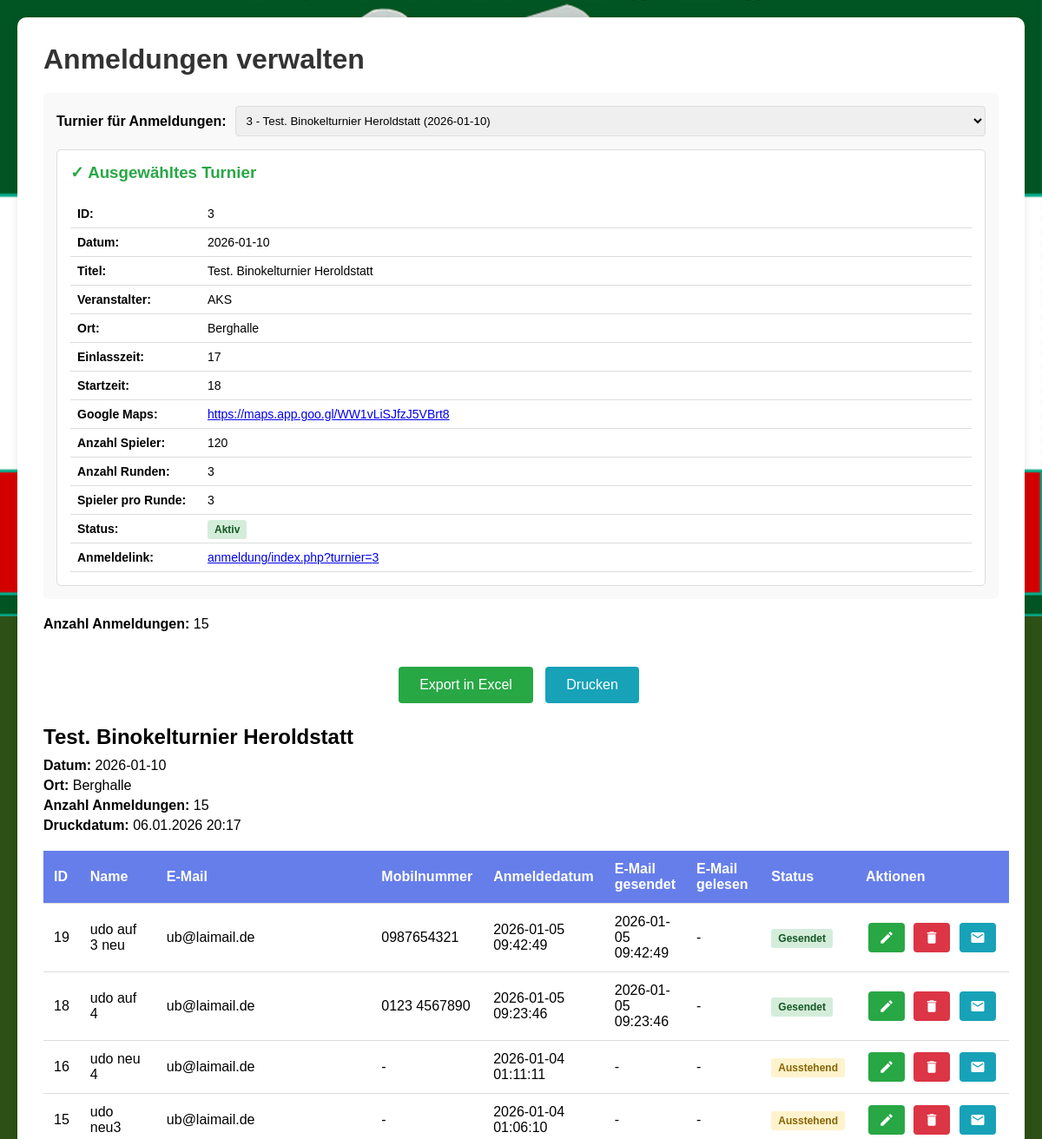
Page /anmeldung/verwaltung.php (upper part) on the earlier database version.
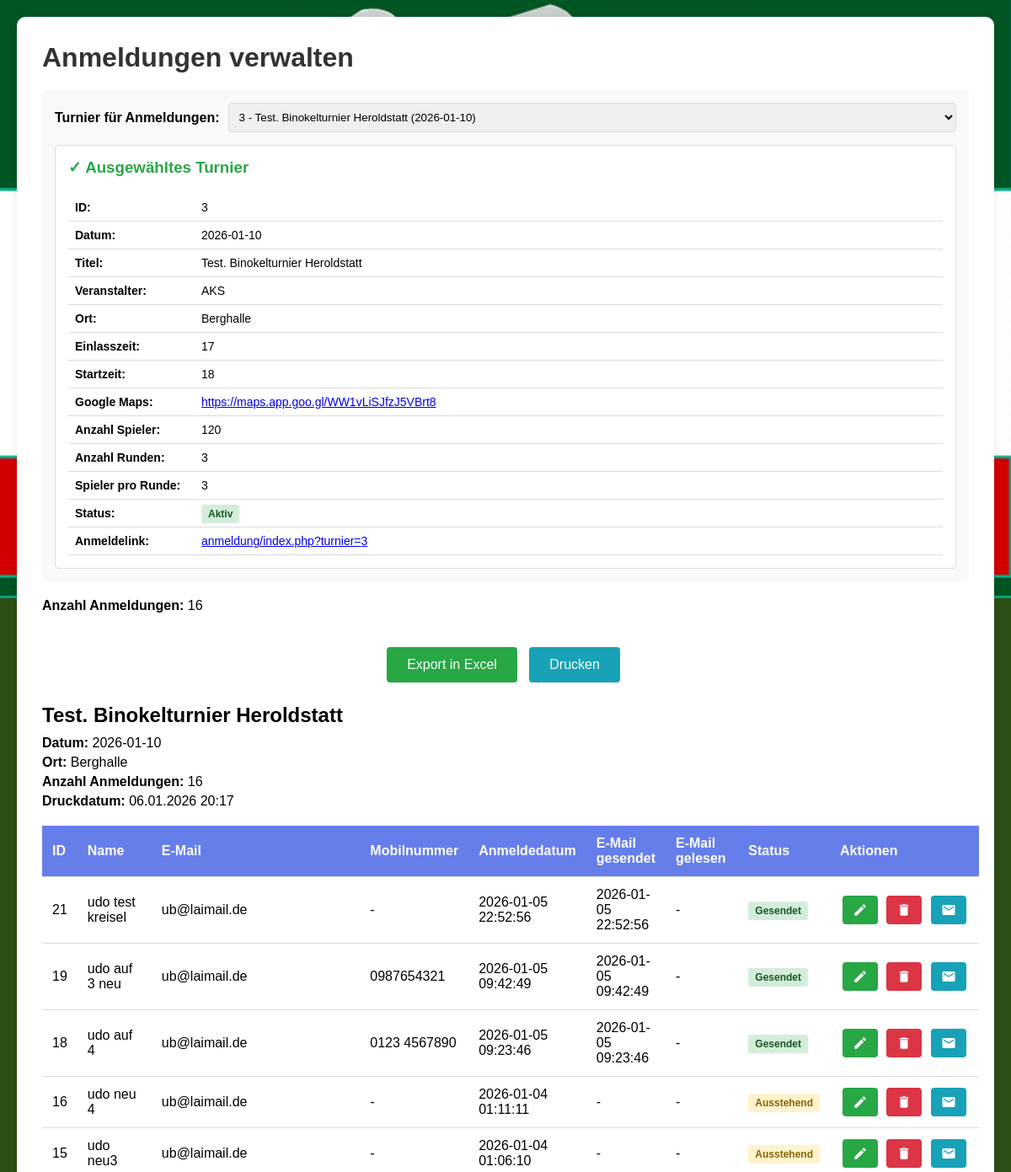
Same page on the later database version.
### tables this page shows
CREATE TABLE config (
        schluessel TEXT PRIMARY KEY,
        wert TEXT
    );

CREATE TABLE turnier (
        id INTEGER PRIMARY KEY AUTOINCREMENT,
        datum TEXT NOT NULL,
        titel TEXT NOT NULL,
        veranstalter TEXT NOT NULL,
        ort TEXT NOT NULL,
        erstellt_am TEXT DEFAULT CURRENT_TIMESTAMP,
        aktiv INTEGER DEFAULT 1
    , anzahl_spieler INTEGER DEFAULT 0, anzahl_runden INTEGER DEFAULT 3, spieler_pro_runde INTEGER DEFAULT 3, aktive_runde INTEGER DEFAULT NULL, aktive_ergebnis_runde INTEGER DEFAULT NULL, googlemaps_link TEXT DEFAULT NULL, startzeit TEXT DEFAULT NULL, einlasszeit TEXT DEFAULT NULL);

CREATE TABLE anmeldungen (
        id INTEGER PRIMARY KEY AUTOINCREMENT,
        anmeldedatum TEXT NOT NULL,
        name TEXT NOT NULL,
        email TEXT NOT NULL
    , tracking_code TEXT, email_gesendet TEXT, email_gelesen TEXT, mobilnummer TEXT, turnier_id INTEGER DEFAULT NULL);

### turnier/config.php (called while the page is built, shortened)
<?php
function getAllTurniere() {
    $db = getDB();
    $stmt = $db->query("SELECT * FROM turnier ORDER BY datum DESC, id DESC");
    return $stmt->fetchAll(PDO::FETCH_ASSOC);
}
function getTurnierById($id) {
    $db = getDB();
    $stmt = $db->prepare("SELECT * FROM turnier WHERE id = ?");
    $stmt->execute([$id]);
    return $stmt->fetch(PDO::FETCH_ASSOC);
}

### anmeldung/verwaltung.php (the view, shortened to what this page needs)
<?php
require_once __DIR__ . '/config.php';
require_once __DIR__ . '/../turnier/config.php';
$db = getDB();
$selectedTurnierId = null;
try {
    $stmt = $db->prepare("SELECT wert FROM config WHERE schluessel = ?");
    $stmt->execute(['default_turnier_id']);
    $result = $stmt->fetch(PDO::FETCH_ASSOC);
    if ($result && !empty($result['wert'])) {
        $selectedTurnierId = intval($result['wert']);
    }
} catch (PDOException $e) {
}
$selectedTurnier = null;
if ($selectedTurnierId) {
    $selectedTurnier = getTurnierById($selectedTurnierId);
}
$alleTurniere = getAllTurniere();
if ($selectedTurnierId) {
    $stmt = $db->prepare("SELECT * FROM anmeldungen WHERE turnier_id = ? ORDER BY anmeldedatum DESC");
    $stmt->execute([$selectedTurnierId]);
    $anmeldungen = $stmt->fetchAll(PDO::FETCH_ASSOC);
} else {
    $anmeldungen = [];
}
?>
<!DOCTYPE html>
<html lang="de">
<head>
</head>
<body>
    <div class="container">
        <h1>Anmeldungen verwalten</h1>
        <div style="margin-bottom: 20px; padding: 15px; background: #f9f9f9; border-radius: 5px;">
            <form method="POST" id="turnier-auswahl-form" style="display: flex; align-items: center; gap: 10px;">
                <label for="turnier_id" style="font-weight: bold;">Turnier für Anmeldungen:</label>
                <select name="turnier_id" id="turnier_id" onchange="document.getElementById('turnier-auswahl-form').submit();" style="flex: 1; padding: 8px; border: 1px solid #ddd; border-radius: 4px;">
                    <?php foreach ($alleTurniere as $turnier): ?>
                        <option value="<?php echo $turnier['id']; ?>" <?php echo ($selectedTurnierId == $turnier['id']) ? 'selected' : ''; ?>>
                            <?php echo htmlspecialchars($turnier['id'] . ' - ' . $turnier['titel'] . ' (' . $turnier['datum'] . ')'); ?>
                        </option>
                    <?php endforeach; ?>
                </select>
            </form>
            <?php if ($selectedTurnier): ?>
                <div style="margin-top: 15px; padding: 15px; background: white; border: 1px solid #ddd; border-radius: 5px;">
                    <h3 style="margin-top: 0; margin-bottom: 15px; color: #28a745;">✓ Ausgewähltes Turnier</h3>
                    <table style="width: 100%; border-collapse: collapse; font-size: 14px;">
                        <tr>
                            <td style="padding: 8px; font-weight: bold; width: 150px; vertical-align: top;">ID:</td>
                            <td style="padding: 8px;"><?php echo htmlspecialchars($selectedTurnier['id']); ?></td>
                        </tr>
                        <tr>
                            <td style="padding: 8px; font-weight: bold; vertical-align: top;">Datum:</td>
                            <td style="padding: 8px;"><?php echo htmlspecialchars($selectedTurnier['datum']); ?></td>
                        </tr>
                        <tr>
                            <td style="padding: 8px; font-weight: bold; vertical-align: top;">Titel:</td>
                            <td style="padding: 8px;"><?php echo htmlspecialchars($selectedTurnier['titel']); ?></td>
                        </tr>
                        <tr>
                            <td style="padding: 8px; font-weight: bold; vertical-align: top;">Veranstalter:</td>
                            <td style="padding: 8px;"><?php echo htmlspecialchars($selectedTurnier['veranstalter']); ?></td>
                        </tr>
                        <tr>
                            <td style="padding: 8px; font-weight: bold; vertical-align: top;">Ort:</td>
                            <td style="padding: 8px;"><?php echo htmlspecialchars($selectedTurnier['ort']); ?></td>
                        </tr>
                        <tr>
                            <td style="padding: 8px; font-weight: bold; vertical-align: top;">Einlasszeit:</td>
                            <td style="padding: 8px;"><?php echo !empty($selectedTurnier['einlasszeit']) ? htmlspecialchars($selectedTurnier['einlasszeit']) : '<em style="color: #999;">nicht angegeben</em>'; ?></td>
                        </tr>
                        <tr>
                            <td style="padding: 8px; font-weight: bold; vertical-align: top;">Startzeit:</td>
                            <td style="padding: 8px;"><?php echo !empty($selectedTurnier['startzeit']) ? htmlspecialchars($selectedTurnier['startzeit']) : '<em style="color: #999;">nicht angegeben</em>'; ?></td>
                        </tr>
                        <tr>
                            <td style="padding: 8px; font-weight: bold; vertical-align: top;">Google Maps:</td>
                            <td style="padding: 8px;">
                                <?php if (!empty($selectedTurnier['googlemaps_link'])): ?>
                                    <a href="<?php echo htmlspecialchars($selectedTurnier['googlemaps_link']); ?>" target="_blank"><?php echo htmlspecialchars($selectedTurnier['googlemaps_link']); ?></a>
                                <?php else: ?>
                                    <em style="color: #999;">nicht angegeben</em>
                                <?php endif; ?>
                            </td>
                        </tr>
                        <tr>
                            <td style="padding: 8px; font-weight: bold; vertical-align: top;">Anzahl Spieler:</td>
                            <td style="padding: 8px;"><?php echo htmlspecialchars($selectedTurnier['anzahl_spieler'] ?? '0'); ?></td>
                        </tr>
                        <tr>
                            <td style="padding: 8px; font-weight: bold; vertical-align: top;">Anzahl Runden:</td>
                            <td style="padding: 8px;"><?php echo htmlspecialchars($selectedTurnier['anzahl_runden'] ?? '3'); ?></td>
                        </tr>
                        <tr>
                            <td style="padding: 8px; font-weight: bold; vertical-align: top;">Spieler pro Runde:</td>
                            <td style="padding: 8px;"><?php echo htmlspecialchars($selectedTurnier['spieler_pro_runde'] ?? '3'); ?></td>
                        </tr>
                        <tr>
                            <td style="padding: 8px; font-weight: bold; vertical-align: top;">Status:</td>
                            <td style="padding: 8px;">
                                <?php if ($selectedTurnier['aktiv'] == 1): ?>
                                    <span style="padding: 4px 8px; background: #d4edda; color: #155724; border-radius: 3px; font-size: 12px; font-weight: bold;">Aktiv</span>
                                <?php else: ?>
                                    <span style="padding: 4px 8px; background: #f8d7da; color: #721c24; border-radius: 3px; font-size: 12px; font-weight: bold;">Inaktiv</span>
                                <?php endif; ?>
                            </td>
                        </tr>
                        <tr>
                            <td style="padding: 8px; font-weight: bold; vertical-align: top;">Anmeldelink:</td>
                            <td style="padding: 8px;">
                                <a href="index.php?turnier=<?php echo $selectedTurnier['id']; ?>" target="_blank">anmeldung/index.php?turnier=<?php echo $selectedTurnier['id']; ?></a>
                            </td>
                        </tr>
                    </table>
                </div>
            <?php else: ?>
                <p style="margin-top: 10px; color: #dc3545; font-weight: bold;">
                    ⚠ Kein Turnier ausgewählt. Anmeldungen werden keinem Turnier zugeordnet.
                </p>
            <?php endif; ?>
        </div>
        <p><strong>Anzahl Anmeldungen:</strong> <?php echo count($anmeldungen); ?>
        </p>
        <?php if ($selectedTurnierId): ?>
            <div class="export-container export-container-top">
                <a href="?export=excel" class="btn-export">Export in Excel</a>
                <button onclick="druckeTeilnehmerliste()" class="btn-print">Drucken</button>
            </div>
        <?php endif; ?>
        <?php if (empty($anmeldungen) && $selectedTurnierId): ?>
            <p style="margin-top: 20px; color: #666; font-style: italic;">Keine Anmeldungen für dieses Turnier vorhanden.</p>
        <?php elseif (empty($anmeldungen) && !$selectedTurnierId): ?>
            <p style="margin-top: 20px; color: #dc3545; font-weight: bold;">Bitte wählen Sie ein Turnier aus, um die Anmeldungen zu sehen.</p>
        <?php else: ?>
        <div class="print-area">
            <?php if ($selectedTurnier): ?>
                <div style="margin-bottom: 20px; page-break-after: avoid;">
                    <h2 style="margin-bottom: 10px;"><?php echo htmlspecialchars($selectedTurnier['titel']); ?></h2>
                    <p style="margin: 5px 0;"><strong>Datum:</strong> <?php echo htmlspecialchars($selectedTurnier['datum']); ?></p>
                    <p style="margin: 5px 0;"><strong>Ort:</strong> <?php echo htmlspecialchars($selectedTurnier['ort']); ?></p>
                    <p style="margin: 5px 0;"><strong>Anzahl Anmeldungen:</strong> <?php echo count($anmeldungen); ?></p>
                    <p style="margin: 5px 0;"><strong>Druckdatum:</strong> <?php echo date('d.m.Y H:i'); ?></p>
                </div>
            <?php endif; ?>
        <table id="teilnehmerliste-tabelle">
            <thead>
                <tr>
                    <th>ID</th>
                    <th>Name</th>
                    <th>E-Mail</th>
                    <th>Mobilnummer</th>
                    <th>Anmeldedatum</th>
                    <th>E-Mail gesendet</th>
                    <th>E-Mail gelesen</th>
                    <th>Status</th>
                    <th>Aktionen</th>
                </tr>
            </thead>
            <tbody>
                <?php foreach ($anmeldungen as $anmeldung): ?>
                    <tr id="row-<?php echo $anmeldung['id']; ?>">
                        <td><?php echo htmlspecialchars($anmeldung['id']); ?></td>
                        <td class="name-<?php echo $anmeldung['id']; ?>"><?php echo htmlspecialchars($anmeldung['name']); ?></td>
                        <td class="email-<?php echo $anmeldung['id']; ?>"><?php echo htmlspecialchars($anmeldung['email']); ?></td>
                        <td><?php echo htmlspecialchars($anmeldung['mobilnummer'] ?? '-'); ?></td>
                        <td><?php echo htmlspecialchars($anmeldung['anmeldedatum'] ?? '-'); ?></td>
                        <td><?php echo htmlspecialchars($anmeldung['email_gesendet'] ?? '-'); ?></td>
                        <td><?php echo htmlspecialchars($anmeldung['email_gelesen'] ?? '-'); ?></td>
                        <td>
                            <?php
                            if (!empty($anmeldung['email_gelesen'])) {
                                echo '<span class="status status-read">Gelesen</span>';
                            } elseif (!empty($anmeldung['email_gesendet'])) {
                                echo '<span class="status status-sent">Gesendet</span>';
                            } else {
                                echo '<span class="status status-pending">Ausstehend</span>';
                            }
                            ?>
                        </td>
                        <td>
                            <button class="icon-btn icon-btn-edit" onclick="editRow(<?php echo $anmeldung['id']; ?>)" title="Bearbeiten">
                                <svg xmlns="http://www.w3.org/2000/svg" viewBox="0 0 24 24">
                                    <path d="M3 17.25V21h3.75L17.81 9.94l-3.75-3.75L3 17.25zM20.71 7.04c.39-.39.39-1.02 0-1.41l-2.34-2.34c-.39-.39-1.02-.39-1.41 0l-1.83 1.83 3.75 3.75 1.83-1.83z"/>
                                </svg>
                            </button>
                            <button class="icon-btn icon-btn-delete" onclick="deleteRow(<?php echo $anmeldung['id']; ?>)" title="Löschen">
                                <svg xmlns="http://www.w3.org/2000/svg" viewBox="0 0 24 24">
                                    <path d="M6 19c0 1.1.9 2 2 2h8c1.1 0 2-.9 2-2V7H6v12zM19 4h-3.5l-1-1h-5l-1 1H5v2h14V4z"/>
                                </svg>
                            </button>
                            <button class="icon-btn icon-btn-resend" onclick="resendEmail(<?php echo $anmeldung['id']; ?>)" title="Mail erneut senden">
                                <svg xmlns="http://www.w3.org/2000/svg" viewBox="0 0 24 24">
                                    <path d="M20 4H4c-1.1 0-1.99.9-1.99 2L2 18c0 1.1.9 2 2 2h16c1.1 0 2-.9 2-2V6c0-1.1-.9-2-2-2zm0 4l-8 5-8-5V6l8 5 8-5v2z"/>
                                </svg>
                            </button>
                        </td>
                    </tr>
                <?php endforeach; ?>
            </tbody>
        </table>
        </div>
        <?php endif; ?>
    </div>
</body>
</html>

### anmeldung/verwaltung.php (style rules this page uses)
* { margin: 0; padding: 0; box-sizing: border-box; }
body { font-family: Arial, sans-serif; background-color: #2d5016; background-image: url('../img/Binokel_Hintergrund.png'); background-size: contain; background-position: center top; background-repeat: no-repeat; background-attachment: fixed; padding: 20px; }
.container { max-width: 1200px; margin: 0 auto; background: white; padding: 30px; border-radius: 10px; box-shadow: 0 2px 10px rgba(0,0,0,0.1); }
h1 { color: #333; margin-bottom: 20px; }
table { width: 100%; border-collapse: collapse; margin-top: 20px; }
th, td { padding: 12px; text-align: left; border-bottom: 1px solid #ddd; }
th { background: #667eea; color: white; font-weight: bold; }
button { padding: 8px 15px; margin: 5px 5px 5px 0; border: none; border-radius: 4px; cursor: pointer; font-size: 14px; }
.icon-btn { padding: 8px 12px; margin: 0 3px; border: none; border-radius: 4px; cursor: pointer; font-size: 14px; display: inline-flex; align-items: center; justify-content: center; transition: background-color 0.2s, transform 0.1s; vertical-align: middle; white-space: nowrap; }
td:last-child { white-space: nowrap; }
.icon-btn svg { width: 18px; height: 18px; fill: white; }
.icon-btn-edit { background: #28a745; }
.icon-btn-delete { background: #dc3545; }
.icon-btn-resend { background: #17a2b8; }
.btn-export { background: #28a745; color: white; padding: 12px 24px; font-size: 16px; margin-top: 20px; display: inline-block; text-decoration: none; border-radius: 4px; }
.btn-print { background: #17a2b8; color: white; padding: 12px 24px; font-size: 16px; margin-top: 20px; margin-left: 10px; display: inline-block; text-decoration: none; border-radius: 4px; border: none; cursor: pointer; }
.export-container { margin: 20px 0; text-align: center; }
.export-container-top { margin-bottom: 20px; }
.status { padding: 4px 8px; border-radius: 3px; font-size: 12px; font-weight: bold; }
.status-sent { background: #d4edda; color: #155724; }
.status-pending { background: #fff3cd; color: #856404; }

Differences in the rows shown:
added anmeldungen: id "21", name "udo test kreisel", email "ub@laimail.de", mobilnummer "-", anmeldedatum "2026-01-05 22:52:56", email_gesendet "2026-01-05 22:52:56", email_gelesen "-", shows "Gesendet"
Other differences:
count($anmeldungen): "15" → "16"
